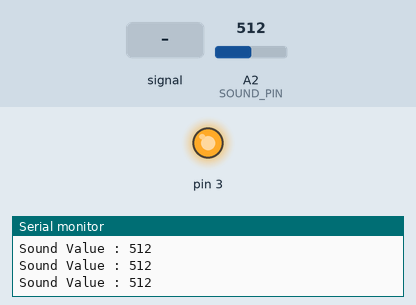
Recording of a sketch running on a simulated Arduino Uno, built with avr-gcc and run on an emulated ATmega328P. On the bench: output pins drawn as LEDs (lit = HIGH), the last lines printed to the serial monitor. Inputs (shaded band) come from the test bench; at power-on: A2 (SOUND_PIN) = 512.

Above: at 1.2 s.
1.3 s: A2 (SOUND_PIN) fed a 200 Hz sine of ±460 counts around its level
At 1.8 s:
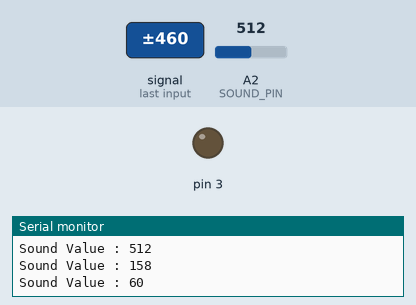
4.3 s: A2 (SOUND_PIN) set to 0
5.8 s: A2 (SOUND_PIN) set to 90
7.3 s: A2 (SOUND_PIN) set to 109
At 8.1 s:
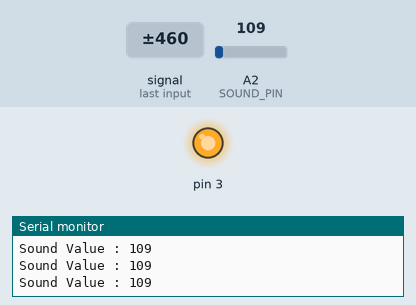
Timing chart, 0 to 9.9 s (numbered marks = the images above; inputs shaded):
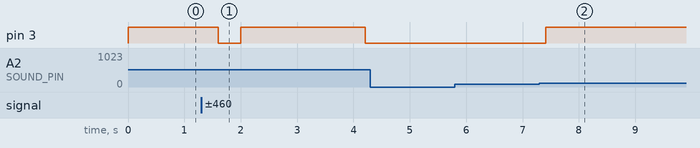

Measured:
- after the input at 1.3 s, pin 3: HIGH → LOW after 0.30 s, → HIGH 0.40 s later, → LOW 2.2 s later
- after the input at 4.3 s, pin 3: stays LOW (without the input it goes to HIGH after 0.31 s)
- after the input at 7.3 s, pin 3: LOW → HIGH after 0.11 s

The sketch:

C31-2.ino
```cpp
#define SOUND_PIN A2

void setup() {
  Serial.begin(9600);
  pinMode(SOUND_PIN,INPUT);
  pinMode(3,OUTPUT);
}

void loop() {
  int nValue = analogRead(SOUND_PIN);

  Serial.print("Sound Value : ");
  Serial.println(nValue);

  if(nValue>100) digitalWrite(3,HIGH);
  else digitalWrite(3,LOW);

delay(200);
}
```
